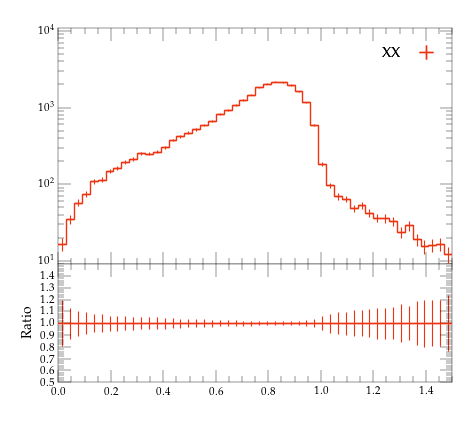

Recreate this plot in Python.
#! /usr/bin/env python

# This Python script was auto-generated using YODA v2.0.2.
# Analysis object: /MC_HFJETS_NOTNORM/ptfracB
# Timestamp: 27-07-2026 (18:33:15)

import matplotlib as mpl
import matplotlib.pyplot as plt
mpl.use('Agg') # comment out for interactive use
import os
import numpy as np

plotDir = os.path.split(os.path.realpath(__file__))[0]
if 'YODA_USER_PLOT_PATH' in globals():
    plot_outdir = globals()['YODA_USER_PLOT_PATH']
else:
    plot_outdir = plotDir

#plot style
plt.style.use(os.path.join(plotDir, '../default.mplstyle'))
# plot metadata
figW, figH = plt.rcParams['figure.figsize']
ax_xLabel = r''
ax_yLabel = r''
ax_title  = r''
ax_xScale = 'linear'
ax_yScale = 'log'
xLims = (0.0, 1.5)
yLims = (9.0, 11000.0)

# TeX-friendly labels for the legend
labels = {
    'legend' : ([ r"XX" ], r""),
}

# Adjust canvas width and height
canvasW = 10.0
canvasH = 9.0
figW *= canvasW/10.
figH *= canvasH/9.

# Create figure and axis objects
fig, (ax, ratio0_ax) = plt.subplots(2, 1, sharex=True,
                  figsize=(figW,figH), gridspec_kw={'height_ratios': (6.0, 3.0)})

# Set figure margins
plt.subplots_adjust(
    left   = 1.0 * plt.rcParams['figure.subplot.left'],
    right  = 1.0 * plt.rcParams['figure.subplot.right'],
    top    = 1.0 * plt.rcParams['figure.subplot.top'],
    bottom = 1.0 * plt.rcParams['figure.subplot.bottom'])

ratio0_ax.yaxis.set_major_locator(mpl.ticker.MultipleLocator(0.1))
ratio0_ax.set_ylim(0.5, 1.4999)
ratio0_ax.set_ylabel('Ratio')

# the numerical data is stored in a separate file
dataf = dict()
prefix = os.path.split(__file__)[0]
if prefix:    prefix = prefix + '/'
exec(open(prefix+'ptfracB__data.py').read(), dataf)


legend_handles = dict() # keep track of handles for the legend

# style options for curves
# starts at zorder>=5 to draw curve on top of legend
styles = {
  'YYY': {
    'color' : '#EE3311',
    'linestyle' : '-',
    'linewidth' : 1,
    'marker' : 'none',
    'markersize' : 2,
    'capsize' : 0.0,
    'zorder' : 5,
    'histstyle' : 1,
    'drawstyle' : 'steps-pre',
    'xerrorbars' : 1,
    'yerrorbars' : 1,
    'fillcolor' : None,
    'fillopacity' : 1.0,
    'ratio0_linestyle' : '-',
    'ratio0_linewidth' : 1,
    'ratio0_marker' : 'none',
    'ratio0_markersize' : 2,
    'ratio0_capsize' : 0.0,
    'ratio0_zorder' : 5,
    'ratio0_histstyle' : 1,
    'ratio0_drawstyle' : 'steps-pre',
    'ratio0_xerrorbars' : 1,
    'ratio0_yerrorbars' : 1,
  },
}

# curve from input yoda files in main panel
for label, yvals in dataf['yvals'].items():
    if all(np.isnan(v) for v in dataf['yvals'][label]):
        continue
    tmp = None
    if styles[label]['histstyle']: # draw as histogram
        xpos = dataf['xedges'][label] if styles[label]['drawstyle'] else dataf['xpoints'][label]
        ypos = np.insert(yvals, 0, yvals[0]) if styles[label]['drawstyle'] else yvals
        if styles[label]['fillcolor']: # fill area below curve
            ax.fill_between(xpos, ypos, step='pre',
                            color=styles[label]['fillcolor'],
                            alpha=styles[label]['fillopacity'])
        tmp, = ax.plot(xpos, ypos,
                       color=styles[label]['color'],
                       linestyle=styles[label]['linestyle'],
                       linewidth=styles[label]['linewidth'],
                       drawstyle=styles[label]['drawstyle'], solid_joinstyle='miter',
                       zorder=styles[label]['zorder'], label=label)
    tmp = ax.errorbar(dataf['xpoints'][label], yvals,
                      xerr=np.array(dataf['xerrs'][label])*styles[label]['xerrorbars'],
                      yerr=np.array(dataf['yerrs'][label])*styles[label]['yerrorbars'],
                      fmt=styles[label]['marker'], capsize=styles[label]['capsize'],
                      markersize=styles[label]['markersize'],
                      ecolor=styles[label]['color'],
                      color=styles[label]['color'], zorder=styles[label]['zorder'])
    tmp[-1][0].set_linestyle(styles[label]['linestyle'])
    tmp[-1][0].set_linewidth(styles[label]['linewidth'])
    if label in dataf['add_legend_handle']:  legend_handles[label] = tmp
    for varLabel in dataf['variation_yvals'].keys():
        if varLabel.startswith(label):
            tmp, = ax.plot(dataf['xedges'][label], dataf['variation_yvals'][varLabel],
                           color=styles[label]['color'],
                           linestyle=styles[label]['linestyle'],
                           linewidth=styles[label]['linewidth'],
                           drawstyle='steps-pre', solid_joinstyle='miter',
                           zorder=styles[label]['zorder'], alpha=0.5)


# plots on ratio panel
# curve from input yoda files in ratio panel
for label, yvals in dataf['ratio0_yvals'].items():
    if all(np.isnan(v) for v in yvals):
        continue
    if styles[label]['ratio0_histstyle']: # plot as histogram
        xpos = dataf['xedges']['YYY'] if styles[label]['ratio0_drawstyle'] else dataf['xpoints']['YYY']
        ypos = np.insert(yvals, 0, yvals[0]) if styles[label]['ratio0_drawstyle'] else yvals
        ratio0_ax.plot(xpos, ypos,
                       color=styles[label]['color'],
                       linewidth=styles[label]['linewidth'],
                       linestyle=styles[label]['ratio0_linestyle'],
                       drawstyle=styles[label]['ratio0_drawstyle'], zorder=styles[label]['zorder'],
                       solid_joinstyle='miter')
    tmp = ratio0_ax.errorbar(dataf['xpoints']['YYY'], yvals,
                             xerr=np.array(dataf['ref_xerrs'])*styles[label]['ratio0_xerrorbars'],
                             yerr=np.array(dataf['ratio0_yerrs'][label])*styles[label]['ratio0_yerrorbars'],
                             fmt=styles[label]['ratio0_marker'], capsize=styles[label]['ratio0_capsize'],
                             markersize=styles[label]['ratio0_markersize'],
                             ecolor=styles[label]['color'],
                             color=styles[label]['color'])
    tmp[-1][0].set_linestyle(styles[label]['ratio0_linestyle'])
    tmp[-1][0].set_linewidth(styles[label]['ratio0_linewidth'])

    for varlabel in dataf['ratio0_variation_vals'].keys():
        if varlabel.startswith(label):
            ratio0_ax.plot(dataf['xedges']['YYY'],
                            dataf['ratio0_variation_vals'][varlabel],
                            color=styles[label]['color'],
                            linestyle=styles[label]['linestyle'],
                            linewidth=styles[label]['linewidth'],
                            drawstyle='steps-pre', solid_joinstyle='miter',
                            zorder=1, alpha=0.5)

legend_items = list(legend_handles.values())
ax.add_artist(ax.legend(legend_items,
                        labels['legend'][0],
                        title=labels['legend'][1],
                        alignment='right',
                        loc='upper right',
                        bbox_to_anchor=(1.0, 0.97),markerfirst=False))

# set plot metadata as defined above
ratio0_ax.set_xlabel(ax_xLabel)
ratio0_ax.xaxis.set_label_coords(1., -0.15)
ax.set_ylabel(ax_yLabel, ha='right', va='top')
ax.yaxis.set_label_coords(-0.11, 1.0)
ax.set_title(ax_title, loc='left')
ax.set_xscale(ax_xScale)
ax.set_yscale(ax_yScale)
ax.set_xlim(xLims)
ax.set_ylim(yLims)

# tick formatting
plt.rcParams['xtick.top'] = True
plt.rcParams['ytick.right'] = True
ax.yaxis.set_major_locator(mpl.ticker.LogLocator(base=10.0, numticks=np.inf))
ax.yaxis.set_minor_locator(mpl.ticker.LogLocator(
                           base=10.0, subs=np.arange(0.1, 1, 0.1), numticks=np.inf))
fig.align_ylabels((ax, ratio0_ax))
plt.savefig(os.path.join(plot_outdir, 'ptfracB.pdf'), format='PDF')
plt.savefig(os.path.join(plot_outdir, 'ptfracB.png'), format='PNG')

plt.close(fig)
